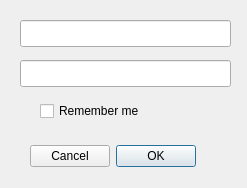
<?xml version="1.0" encoding="UTF-8"?>
<ui version="4.0">
 <class>LoginWindow</class>
 <widget class="QDialog" name="LoginWindow">
  <property name="geometry">
   <rect>
    <x>0</x>
    <y>0</y>
    <width>247</width>
    <height>188</height>
   </rect>
  </property>
  <property name="windowTitle">
   <string>Dialog</string>
  </property>
  <widget class="QDialogButtonBox" name="loginBox">
   <property name="geometry">
    <rect>
     <x>30</x>
     <y>140</y>
     <width>181</width>
     <height>32</height>
    </rect>
   </property>
   <property name="layoutDirection">
    <enum>Qt::RightToLeft</enum>
   </property>
   <property name="locale">
    <locale language="English" country="UnitedStates"/>
   </property>
   <property name="orientation">
    <enum>Qt::Horizontal</enum>
   </property>
   <property name="standardButtons">
    <set>QDialogButtonBox::Cancel|QDialogButtonBox::Ok</set>
   </property>
   <property name="centerButtons">
    <bool>false</bool>
   </property>
  </widget>
  <widget class="QLineEdit" name="login">
   <property name="geometry">
    <rect>
     <x>20</x>
     <y>20</y>
     <width>211</width>
     <height>27</height>
    </rect>
   </property>
   <property name="placeholderText">
    <string notr="true" comment="Enter login" extracomment="Enter login"/>
   </property>
  </widget>
  <widget class="QLineEdit" name="pass">
   <property name="enabled">
    <bool>true</bool>
   </property>
   <property name="geometry">
    <rect>
     <x>20</x>
     <y>60</y>
     <width>211</width>
     <height>27</height>
    </rect>
   </property>
   <property name="locale">
    <locale language="English" country="UnitedStates"/>
   </property>
   <property name="inputMethodHints">
    <set>Qt::ImhHiddenText|Qt::ImhNoPredictiveText</set>
   </property>
   <property name="text">
    <string/>
   </property>
   <property name="placeholderText">
    <string comment="Enter password" extracomment="Enter password"/>
   </property>
  </widget>
  <widget class="QCheckBox" name="remember">
   <property name="geometry">
    <rect>
     <x>40</x>
     <y>100</y>
     <width>191</width>
     <height>22</height>
    </rect>
   </property>
   <property name="text">
    <string>Remember me</string>
   </property>
  </widget>
  <widget class="QLabel" name="message">
   <property name="geometry">
    <rect>
     <x>15</x>
     <y>120</y>
     <width>221</width>
     <height>20</height>
    </rect>
   </property>
   <property name="text">
    <string/>
   </property>
   <property name="alignment">
    <set>Qt::AlignCenter</set>
   </property>
  </widget>
 </widget>
 <resources/>
 <connections/>
</ui>
